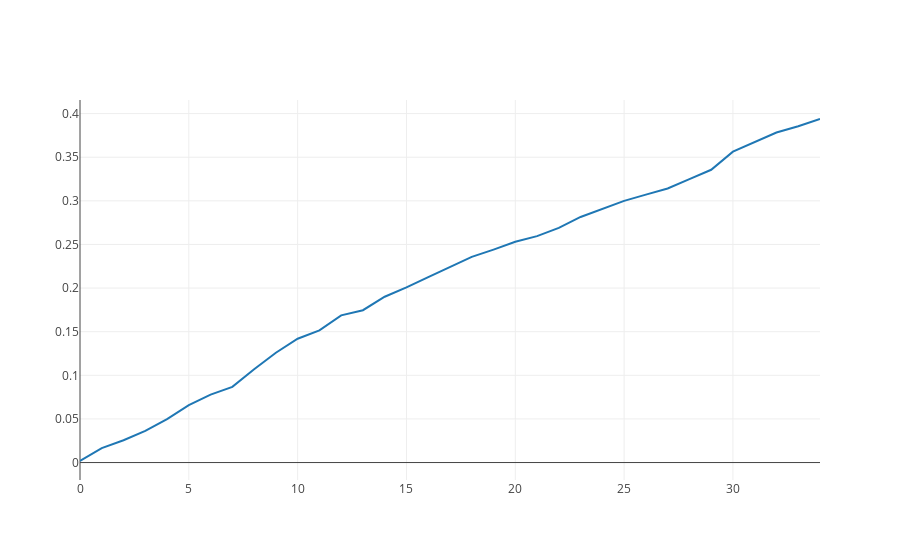

The code cell stored with this chart in its notebook:
### Code cell
iplot([{
    "x": verify_rates['verified_after'][1:],
    "y": verify_rates['COUNT'][1:].cumsum()/total_unverified_users*100
}])

### Figure 1 — Plotly figure (JSON) as saved in the notebook; plotly's stock layout.template omitted (floating-point values rounded to 4 significant figures)
{"data": [{"x": [0, 1, 2, 3, 4, 5, 6, 7, 8, 9, 10, 11, 12, 13, 14, 15, 16, 17, 18, 19, 20, 21, 22, 23, 24, 25, 26, 27, 28, 29, 30, 31, 32, 33, 34], "y": [0.001782, 0.01663, 0.02554, 0.03623, 0.04989, 0.06593, 0.07781, 0.08672, 0.1069, 0.1259, 0.142, 0.1515, 0.1687, 0.1746, 0.1901, 0.2008, 0.2126, 0.2245, 0.2358, 0.2441, 0.253, 0.2596, 0.2691, 0.2815, 0.2905, 0.3, 0.3071, 0.3142, 0.3249, 0.3356, 0.3564, 0.3671, 0.3784, 0.3855, 0.3938]}], "layout": {}}
